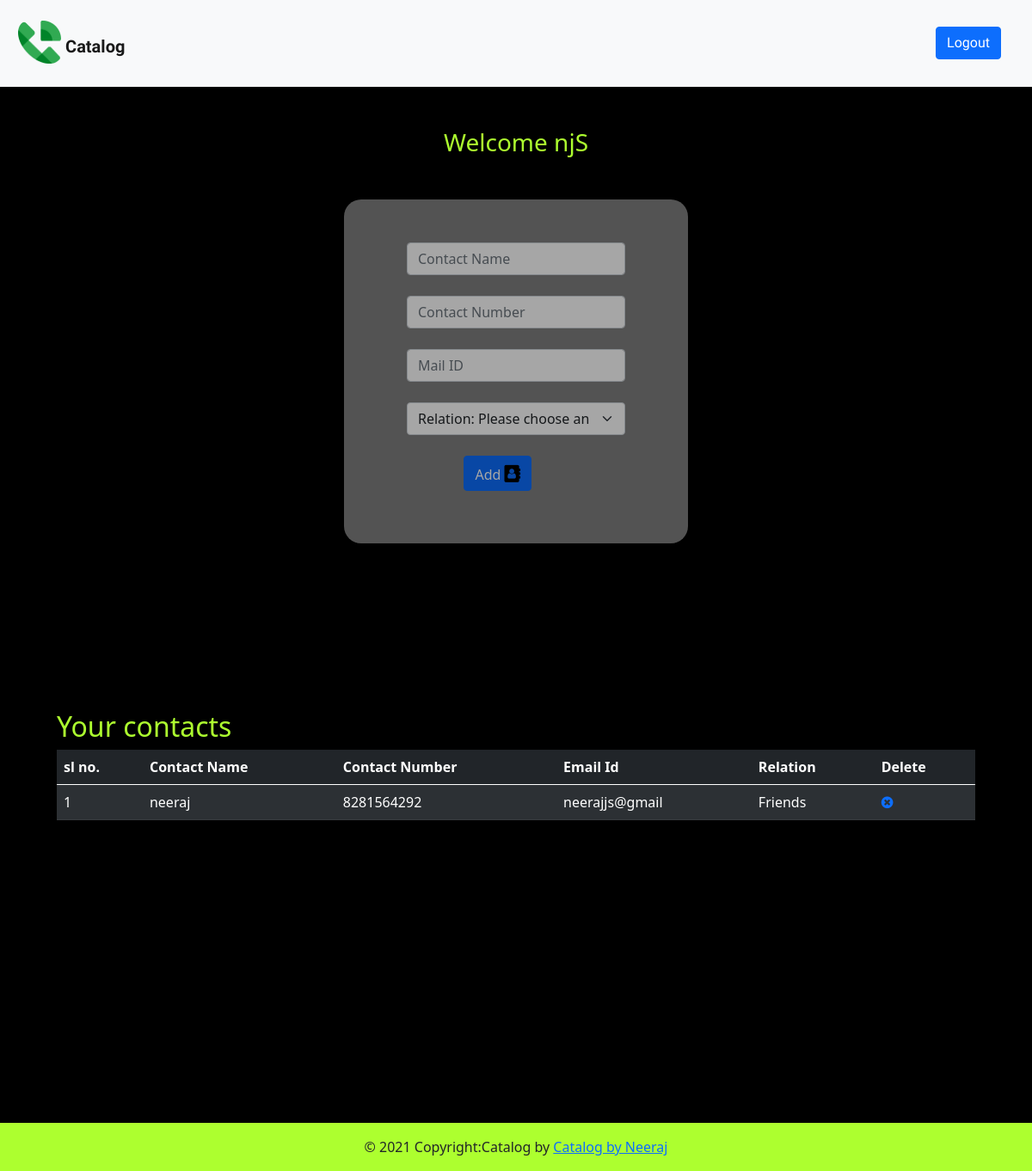
/home (signed in), run on the app's committed database.
### app.py (models this page shows)
class User(db.Model, UserMixin):
    id=db.Column(db.Integer, primary_key=True)
    username=db.Column(db.String(100), unique=True, nullable=False)
    password=db.Column(db.String(100),nullable=False)
    dir=db.relationship('Dire',backref='creator')

class Dire(db.Model):
    id=db.Column(db.Integer, primary_key=True)
    username=db.Column(db.Integer,db.ForeignKey('user.id'))
    name=db.Column(db.String(300),nullable=False)
    number=db.Column(db.String(300),nullable=False)
    email=db.Column(db.String(300),nullable=False)
    relation=db.Column(db.String(200),nullable=False)

### app.py (the view)
@app.route("/home")
def home1():
    if not current_user.is_authenticated:
        return redirect('/login')
    else:
        dir= Dire.query.filter_by(creator=current_user)
        return render_template('main.html', dir=dir, name=current_user.username )

### app.py (called while the page is built)
@login_manager.user_loader
def load_user(user_id):
    return User.query.get(int(user_id))

### templates/main.html (shortened to what this page needs)
<!DOCTYPE html>
<html lang="en">
<head>
    <link href="https://cdn.jsdelivr.net/npm/bootstrap@5.0.1/dist/css/bootstrap.min.css" rel="stylesheet">
    <link rel="stylesheet" href="https://cdnjs.cloudflare.com/ajax/libs/font-awesome/4.7.0/css/font-awesome.min.css">
    <link rel="stylesheet" href="{{url_for('static',filename='logsign.css')}}">
  </head>
<body>
  <div class="topnav" style="width: 100%;">
    <nav class="navbar navbar-light bg-light" style="width: 100%;">
      <p class="mt-3"><a class="navbar-brand" href="#" style="padding-left:15%;">
        <img src="{{ url_for('static', filename='logo.png')}}" width="50" height="50" class="d-inline-block align-top" alt="">
        Catalog
      </a></p>
      <p class="topnav-right mt-3" style="padding-right: 3%;">
      <a href="/logout">
          <button type="button" class="btn btn-primary" style="float:right" align=r>Logout</button>
          </a></p>
    </nav>
  </div>
  <br>
  <br>
  <h3 style="text-align: center; color:greenyellow;">Welcome {{name}}
  </h3>
    <div class="abn">
        <div class="section" style="margin-left: 23px;">
            <form method="post" style="width: 100%;" action="/create-dir">
        <div class="col-11">
            <div class="form-group">
        <input type="text" id="name" name="name" class="form-control" placeholder="Contact Name" required>
    </div><br>
    <div class="form-group">
    <input type="tel" id="number" name="number" class="form-control" placeholder="Contact Number" required>
    </div><br>
    <div class="col-7" style="width: 100%;">
    <div class="form-group">
    <input type="email" id="email" name="email" class="form-control" placeholder="Mail ID" >
    </div><br>
    <select class="form-select" aria-label="Default select example" name="relation" id="relation" required>
        <option value="">Relation: Please choose an option.</option>
        </select>
    </div>
        <br>
        <div class="col-10">
            <div class="form-group" >
              <button type="submit" class="btn btn-primary">Add
                <i class="fa fa-address-book" style="font-size:20px;color:black; margin-top: 4px;"></i>
                </button>
            </div>
            </div>
            </div>
            </form>
    </div>
</div>
  <br>
    <div class="section">
      <div class="container" style="padding: 10% 3% 10% 3%;">
        <h2 style="text-align: left; color:greenyellow;">Your contacts</h3>
      <table class="table table-striped table-dark">
  <thead>
    <tr>
      <th scope="col">sl no.</th>
      <th scope="col">Contact Name</th>
      <th scope="col">Contact Number</th>
      <th scope="col">Email Id</th>
      <th scope="col">Relation</th>
      <th scope="col">Delete</th>
    </tr>
  </thead>
  <tbody>
    {% for dir in dir%}
    <tr>
      <td>{{loop.index}}</td>
      <td>{{dir.name}}</td>
      <td>{{dir.number}}</td>
      <td>{{dir.email}}</td>
      <td>{{dir.relation}}</td>
      <td><a href='/delete-dir/{{dir.id}}'><i class="fa fa-times-circle"></i></a></td>
    </tr>
    {% endfor %}
  </tbody>
</table>
</div>
    </div>
  <br>
  <br>
  <br>
  <br>
  <br>
  <br>
  <br>
  <br>
  <br>
<footer style="background-color: greenyellow; width: 100%;">
  <div class="footer-copyright text-center py-3">© 2021 Copyright:Catalog by
    <a href="https://twitter.com/neeraj__js">Catalog by Neeraj</a>
  </div>
</footer>
</body>
</html>

### static/logsign.css (style rules this page uses)
body { background-color: black; }
h3 { text-align: center; color: white; }
div.topnav { color:greenyellow; font-family: 'Staatliches', cursive; font-size: 35px; font-weight: bolder; width: 100%; }
div.abn { background-color: gray; display: block; width: 400px; height: 400px; text-align: center; margin: 50px auto; color: yellowgreen; padding: 50px 50px 30px 50px; opacity: 0.65; border-radius: 5%; }

### templates/main.html (style rules this page uses)
body { background-color:black; }

### data on the page
User: username "njS"
Dire: name "neeraj", number "8281564292", email "neerajjs@gmail", relation "Friends"
